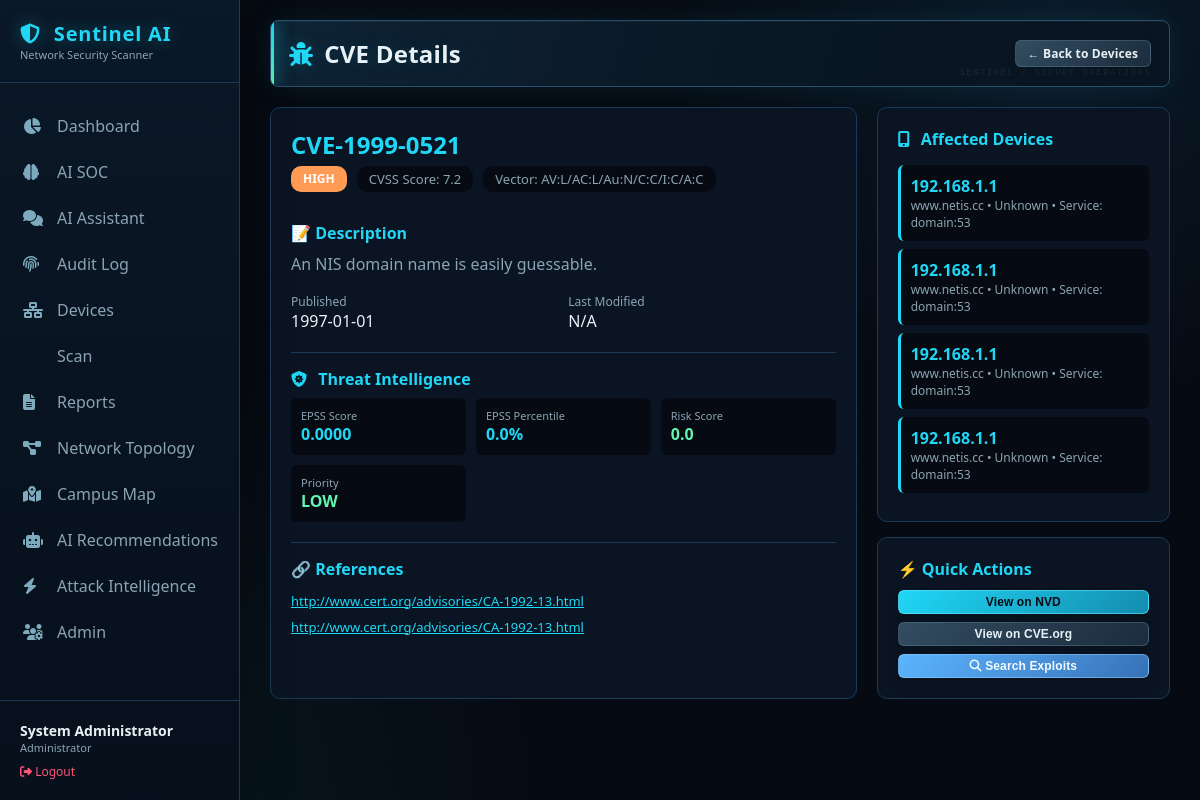
Page /cve/CVE-1999-0521 (signed in) on the committed database.
### tables this page shows
CREATE TABLE cves (
                    cve_id TEXT PRIMARY KEY,
                    description TEXT,
                    cvss_score REAL,
                    severity TEXT,
                    published_date TEXT,
                    last_modified TEXT,
                    references_text TEXT,
                    cvss_vector TEXT
                );

CREATE TABLE threat_intel (
                        cve_id TEXT PRIMARY KEY,
                        kev_status INTEGER DEFAULT 0,
                        exploit_count INTEGER DEFAULT 0,
                        epss_score REAL DEFAULT 0,
                        epss_percentile REAL DEFAULT 0,
                        risk_score REAL DEFAULT 0,
                        risk_level TEXT DEFAULT 'LOW',
                        priority TEXT DEFAULT 'LOW',
                        last_updated TEXT,
                        source TEXT,
                        raw_data TEXT
                    );

CREATE TABLE device_vulnerabilities (
                    id INTEGER PRIMARY KEY AUTOINCREMENT,
                    device_id INTEGER,
                    cve_id TEXT,
                    service TEXT,
                    detected_date TEXT,
                    FOREIGN KEY (device_id) REFERENCES devices (id),
                    FOREIGN KEY (cve_id) REFERENCES cves (cve_id)
                );

CREATE TABLE devices (
                    id INTEGER PRIMARY KEY AUTOINCREMENT,
                    ip_address TEXT UNIQUE,
                    mac_address TEXT,
                    hostname TEXT,
                    device_type TEXT,
                    brand TEXT,
                    os TEXT,
                    os_family TEXT,
                    os_confidence REAL,
                    open_ports TEXT,
                    services TEXT,
                    discovery_source TEXT,
                    confidence REAL,
                    confidence_level TEXT,
                    ttl INTEGER,
                    first_seen TEXT,
                    last_seen TEXT,
                    scan_count INTEGER DEFAULT 1,
                    upnp_model_name TEXT,
                    upnp_model_number TEXT,
                    upnp_manufacturer TEXT,
                    mac_randomized INTEGER DEFAULT 0,
                    mac_is_local INTEGER DEFAULT 0,
                    is_gateway INTEGER DEFAULT 0
                );

### app.py (the view)
@app.route('/cve/<cve_id>')
@login_required
def cve_detail(cve_id):
    try:
        conn = get_db()
        cursor = conn.cursor()
        cursor.execute('''
            SELECT cve_id, description, cvss_score, severity,
                   published_date, last_modified, references_text, cvss_vector
            FROM cves
            WHERE cve_id = ?
        ''', (cve_id,))
        cve = cursor.fetchone()
        if not cve:
            flash('CVE not found', 'danger')
            return redirect(url_for('devices'))
        cve_dict = dict(cve)
        if cve_dict.get('references_text'):
            try:
                cve_dict['references'] = json.loads(cve_dict['references_text'])
            except:
                cve_dict['references'] = []
        else:
            cve_dict['references'] = []
        cursor.execute('''
            SELECT d.id, d.ip_address, d.hostname, d.device_type, dv.service
            FROM device_vulnerabilities dv
            JOIN devices d ON dv.device_id = d.id
            WHERE dv.cve_id = ?
        ''', (cve_id,))
        affected_devices = [dict(row) for row in cursor.fetchall()]
        cursor.execute('''
            SELECT kev_status, exploit_count, epss_score, epss_percentile,
                   risk_score, risk_level, priority
            FROM threat_intel
            WHERE cve_id = ?
        ''', (cve_id,))
        threat_intel = cursor.fetchone()
        threat_dict = dict(threat_intel) if threat_intel else {}
        conn.close()
        return render_template('cve_detail.html',
                             cve=cve_dict,
                             affected_devices=affected_devices,
                             threat_intel=threat_dict,
                             user_role=session.get('user_role'),
                             username=session.get('username'))
    except Exception as e:
        logger.error(f"Error loading CVE details: {e}")
        flash('Error loading CVE details', 'danger')
        return redirect(url_for('devices'))

### app.py (called while the page is built)
def get_db():
    conn = sqlite3.connect(DB_PATH)
    conn.row_factory = sqlite3.Row
    return conn

@app.context_processor
def utility_processor():
    return {
        'user_role': session.get('user_role'),
        'username': session.get('username'),
        'full_name': session.get('full_name'),
        'has_permission': has_permission,
        'DEFAULT_PAGE_SIZE': 10   # consistent with pagination default
    }

### auth.py (called while the page is built)
def login_required(f):
    @wraps(f)
    def decorated_function(*args, **kwargs):
        if 'user_id' not in session:
            flash('Please login to access this page', 'warning')
            return redirect(url_for('login'))
        return f(*args, **kwargs)
    return decorated_function

### templates/cve_detail.html (shortened to what this page needs)
{% extends "base.html" %} {% block content %}
<div class="page-header">
  <h1><i class="fas fa-bug"></i> CVE Details</h1>
  <div class="header-actions">
    <a href="{{ url_for('devices') }}" class="btn btn-secondary btn-sm">
      ← Back to Devices
    </a>
  </div>
</div>
<div style="display: grid; grid-template-columns: 2fr 1fr; gap: 20px">
  <div
    style="
      background: var(--bg-secondary);
      border: 1px solid var(--border-color);
      border-radius: 10px;
      padding: 20px;
    "
  >
    <div
      style="
        display: flex;
        justify-content: space-between;
        align-items: start;
        flex-wrap: wrap;
      "
    >
      <div>
        <h2 style="color: var(--accent); margin-bottom: 5px">
          {{ cve.cve_id }}
        </h2>
        <div
          style="display: flex; gap: 10px; flex-wrap: wrap; margin-bottom: 15px"
        >
          <span class="risk-badge risk-{{ cve.severity }}"
            >{{ cve.severity }}</span
          >
          <span
            style="
              background: var(--bg-primary);
              padding: 4px 12px;
              border-radius: 10px;
              color: var(--text-secondary);
              font-size: 13px;
            "
          >
            CVSS Score: {{ cve.cvss_score }}
          </span>
          <span
            style="
              background: var(--bg-primary);
              padding: 4px 12px;
              border-radius: 10px;
              color: var(--text-secondary);
              font-size: 13px;
            "
          >
            Vector: {{ cve.cvss_vector or 'N/A' }}
          </span>
        </div>
      </div>
    </div>
    <div style="margin-top: 15px">
      <h4 style="color: var(--accent); margin-bottom: 8px">📝 Description</h4>
      <p style="color: var(--text-secondary); line-height: 1.6">
        {{ cve.description }}
      </p>
    </div>
    <div
      style="
        margin-top: 15px;
        display: grid;
        grid-template-columns: 1fr 1fr;
        gap: 10px;
      "
    >
      <div>
        <div style="font-size: 12px; color: var(--text-secondary)">
          Published
        </div>
        <div style="color: var(--text-primary)">
          {{ cve.published_date[:10] if cve.published_date else 'N/A' }}
        </div>
      </div>
      <div>
        <div style="font-size: 12px; color: var(--text-secondary)">
          Last Modified
        </div>
        <div style="color: var(--text-primary)">
          {{ cve.last_modified[:10] if cve.last_modified else 'N/A' }}
        </div>
      </div>
    </div>
    {% if threat_intel %}
    <div
      style="
        margin-top: 20px;
        border-top: 1px solid var(--border-color);
        padding-top: 15px;
      "
    >
      <h4 style="color: var(--accent); margin-bottom: 8px">
        <i class="fas fa-shield-virus"></i> Threat Intelligence
      </h4>
      <div
        style="
          display: grid;
          grid-template-columns: repeat(auto-fit, minmax(150px, 1fr));
          gap: 10px;
        "
      >
        <div
          style="
            background: var(--bg-primary);
            padding: 10px;
            border-radius: 6px;
          "
        >
          <div style="font-size: 11px; color: var(--text-secondary)">
            EPSS Score
          </div>
          <div style="font-weight: bold; color: var(--accent)">
            {{ "%.4f"|format(threat_intel.epss_score) }}
          </div>
        </div>
        <div
          style="
            background: var(--bg-primary);
            padding: 10px;
            border-radius: 6px;
          "
        >
          <div style="font-size: 11px; color: var(--text-secondary)">
            EPSS Percentile
          </div>
          <div style="font-weight: bold; color: var(--accent)">
            {{ "%.1f"|format(threat_intel.epss_percentile) }}%
          </div>
        </div>
        <div
          style="
            background: var(--bg-primary);
            padding: 10px;
            border-radius: 6px;
          "
        >
          <div style="font-size: 11px; color: var(--text-secondary)">
            Risk Score
          </div>
          <div
            style="font-weight: bold; color: {{ 'var(--critical)' if threat_intel.risk_score >= 70 else 'var(--high)' if threat_intel.risk_score >= 40 else 'var(--accent2)' }};"
          >
            {{ threat_intel.risk_score }}
          </div>
        </div>
        <div
          style="
            background: var(--bg-primary);
            padding: 10px;
            border-radius: 6px;
          "
        >
          <div style="font-size: 11px; color: var(--text-secondary)">
            Priority
          </div>
          <div
            style="font-weight: bold; color: {{ 'var(--critical)' if threat_intel.priority == 'IMMEDIATE' else 'var(--high)' if threat_intel.priority == 'HIGH' else 'var(--accent2)' }};"
          >
            {{ threat_intel.priority }}
          </div>
        </div>
      </div>
    </div>
    {% endif %}
    {% if cve.references %}
    <div
      style="
        margin-top: 20px;
        border-top: 1px solid var(--border-color);
        padding-top: 15px;
      "
    >
      <h4 style="color: var(--accent); margin-bottom: 8px">🔗 References</h4>
      <div style="font-size: 13px">
        {% for ref in cve.references %}
        <div style="padding: 4px 0">
          <a
            href="{{ ref }}"
            target="_blank"
            style="color: var(--accent); word-break: break-all"
            >{{ ref }}</a
          >
        </div>
        {% endfor %}
      </div>
    </div>
    {% endif %}
  </div>
  <div>
    <div
      style="
        background: var(--bg-secondary);
        border: 1px solid var(--border-color);
        border-radius: 10px;
        padding: 20px;
      "
    >
      <h4 style="color: var(--accent); margin-bottom: 15px">
        <i class="fas fa-mobile-screen-button"></i> Affected Devices
      </h4>
      {% if affected_devices %}
      <div style="max-height: 400px; overflow-y: auto">
        {% for device in affected_devices %}
        <div
          style="
            padding: 10px;
            background: var(--bg-primary);
            border-radius: 6px;
            margin-bottom: 8px;
            border-left: 3px solid var(--accent);
          "
        >
          <div style="font-weight: bold; color: var(--text-primary)">
            <a
              href="{{ url_for('devices') }}?filter={{ device.ip_address }}"
              style="color: var(--accent); text-decoration: none"
            >
              {{ device.ip_address }}
            </a>
          </div>
          <div style="font-size: 12px; color: var(--text-secondary)">
            {{ device.hostname or 'No hostname' }} • {{ device.device_type or
            'Unknown' }} {% if device.service %} • Service: {{ device.service
            }}{% endif %}
          </div>
        </div>
        {% endfor %}
      </div>
      {% else %}
      <p style="color: var(--text-secondary)">
        No devices affected by this CVE.
      </p>
      {% endif %}
    </div>
    <div
      style="
        background: var(--bg-secondary);
        border: 1px solid var(--border-color);
        border-radius: 10px;
        padding: 20px;
        margin-top: 15px;
      "
    >
      <h4 style="color: var(--accent); margin-bottom: 10px">
        ⚡ Quick Actions
      </h4>
      <div style="display: flex; flex-direction: column; gap: 8px">
        <button
          onclick="window.location.href='https://nvd.nist.gov/vuln/detail/{{ cve.cve_id }}'"
          class="btn btn-primary btn-sm"
          style="width: 100%"
        >
          View on NVD
        </button>
        <button
          onclick="window.location.href='https://www.cve.org/CVERecord?id={{ cve.cve_id }}'"
          class="btn btn-secondary btn-sm"
          style="width: 100%"
        >
          View on CVE.org
        </button>
        <button
          onclick="window.location.href='{{ url_for('search_exploits', cve_id=cve.cve_id) }}'"
          class="btn btn-info btn-sm"
          style="width: 100%"
        >
          <i class="fas fa-magnifying-glass"></i> Search Exploits
        </button>
      </div>
    </div>
  </div>
</div>
{% endblock %}

### templates/base.html (style rules this page uses)
:root { --bg-primary: #060a12; --bg-secondary: #0a1422; --bg-card: #0d1b2a; --text-primary: #e8f1f5; --text-secondary: #8ba4b2; --border-color: #1a3b58; --accent: #20d7f5; --accent2: #63f5b1; --critical: #ff5576; --high: #ff9b54; --medium: #f5d267; --low: #63f5b1; --glow: 0 0 24px #20d7f526; }
* { margin: 0; padding: 0; box-sizing: border-box; }
body { font-family: "Segoe UI", Tahoma, Geneva, Verdana, sans-serif; background: radial-gradient(circle at 88% 4%, #12334b66 0, transparent 30%), radial-gradient(circle at 12% 100%, #0a3a3b44 0, transparent 32%), var(--bg-primary); color: var(--text-primary); min-height: 100vh; }
body::before { content: ""; position: fixed; inset: 0; pointer-events: none; opacity: 0.22; background-image: linear-gradient(#2b63801c 1px, transparent 1px), linear-gradient(90deg, #2b63801c 1px, transparent 1px); background-size: 46px 46px; mask-image: linear-gradient(to bottom, black, transparent 82%); }
.page-header { display: flex; justify-content: space-between; align-items: center; margin-bottom: 25px; }
.page-header h1 { font-size: 24px; letter-spacing: 0.01em; text-shadow: 0 0 20px #20d7f526; }
.page-header .header-actions { display: flex; gap: 10px; }
.btn { padding: 8px 18px; border: none; border-radius: 6px; cursor: pointer; font-size: 14px; transition: all 0.25s ease; text-decoration: none; display: inline-block; box-shadow: 0 5px 16px #00000022; }
.btn-primary { background: var(--accent); color: var(--bg-primary); }
.btn-sm { padding: 4px 12px; font-size: 12px; }
h1, h2, h3, h4 { color: var(--text-primary); }
h1 i, h2 i, h3 i, h4 i { color: var(--accent); margin-right: 7px; }
.page-header { position: relative; padding: 16px 18px; margin-bottom: 20px; background: linear-gradient(105deg, #10283bdb, #091622c7 72%); border: 1px solid #24516e; border-radius: 8px; box-shadow: 0 0 30px #20d7f516, inset 0 1px #ffffff0a; overflow: hidden; }
.page-header::before { content: ""; position: absolute; left: 0; top: 0; bottom: 0; width: 3px; background: linear-gradient(var(--accent), var(--accent2)); box-shadow: 0 0 16px var(--accent); }
.page-header::after { content: "SENTINEL / SECURE OPERATIONS"; position: absolute; right: 18px; bottom: 8px; color: #8ab7c11f; font: 9px monospace; letter-spacing: 0.16em; pointer-events: none; }
.page-header h1 { display: flex; align-items: center; gap: 4px; font-size: clamp(20px, 2vw, 26px); }
.page-header .header-actions { position: relative; z-index: 1; align-items: center; flex-wrap: wrap; }
.btn { border: 1px solid transparent; font-weight: 600; letter-spacing: 0.01em; }
.btn-primary { background: linear-gradient(135deg, #20d7f5, #138caf); border-color: #6deaff88; }
.btn-info { background: linear-gradient(135deg, #5bb5ff, #3771b7); color: #f2f9ff; border-color: #9dd4ff77; }
.btn-secondary { background: linear-gradient(135deg, #334c60, #1b2d3e); color: var(--text-primary); border-color: #62849a66; }

### templates/cve_detail.html (style rules this page uses)
.risk-badge { padding: 4px 12px; border-radius: 10px; font-size: 12px; font-weight: bold; display: inline-block; }
.risk-HIGH { background: var(--high); color: white; }

### rows in the picture
cves: cve_id "CVE-1999-0521", severity "HIGH", cvss_score "7.2", cvss_vector "AV:L/AC:L/Au:N/C:C/I:C/A:C", description "An NIS domain name is easily guessable.", published_date "1997-01-01"
threat_intel: epss_score "0.0000", epss_percentile "0.0", risk_score "0.0", priority "LOW"
device_vulnerabilities: ip_address "192.168.1.1", hostname "www.netis.cc", device_type "Unknown", service "domain:53"
device_vulnerabilities: ip_address "192.168.1.1", hostname "www.netis.cc", device_type "Unknown", service "domain:53"
device_vulnerabilities: ip_address "192.168.1.1", hostname "www.netis.cc", device_type "Unknown", service "domain:53"
device_vulnerabilities: ip_address "192.168.1.1", hostname "www.netis.cc", device_type "Unknown", service "domain:53"

### other values in the picture
{{ full_name or username }} "System Administrator"
{{ user_role|title }} "Administrator"
{{ cve.last_modified[:10] if cve.last_modified else 'N/A' }} "N/A"
{{ ref }} "http://www.cert.org/advisories/CA-1992-13.html" "http://www.cert.org/advisories/CA-1992-13.html"
